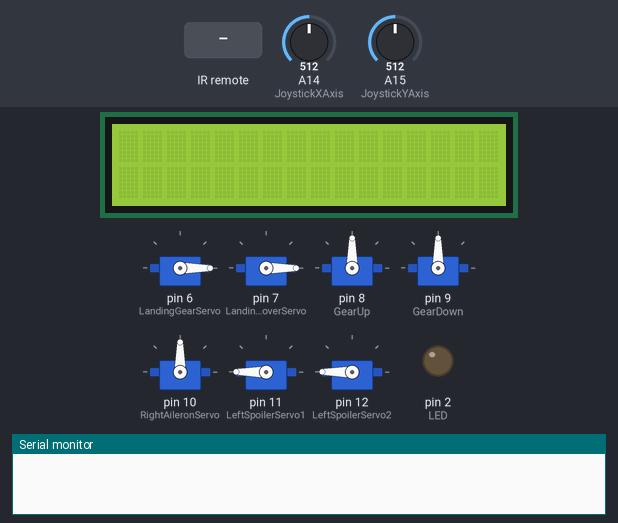
Simulated run of this sketch. Board: Arduino Mega 2560, built with avr-gcc and run on an emulated ATmega2560. Shown: 7 × servo, 16×2 character LCD, output pins drawn as LEDs (lit = HIGH), the last lines printed to the serial monitor. The inputs (shaded band) are chosen by the test bench; at power-on: A14 (JoystickXAxis) = 512, A15 (JoystickYAxis) = 512. Pins used as bus, display or sensor lines are not drawn.

Above: at 1.2 s.
1.3 s: infrared code 0xFF30CF received
At 1.7 s:
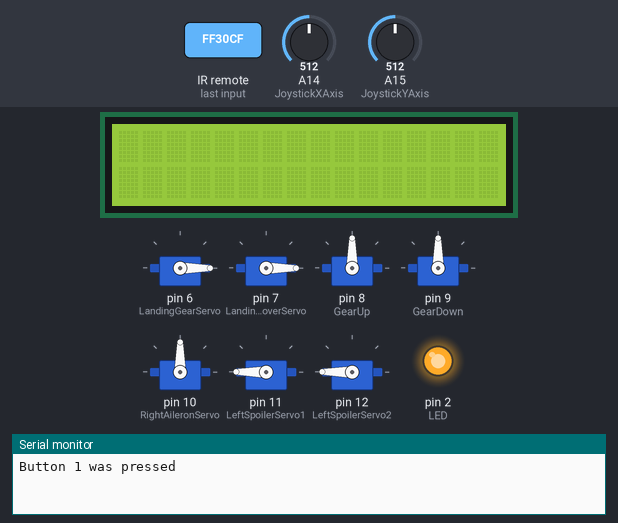
2.8 s: A14 (JoystickXAxis) set to 716
At 4.0 s:
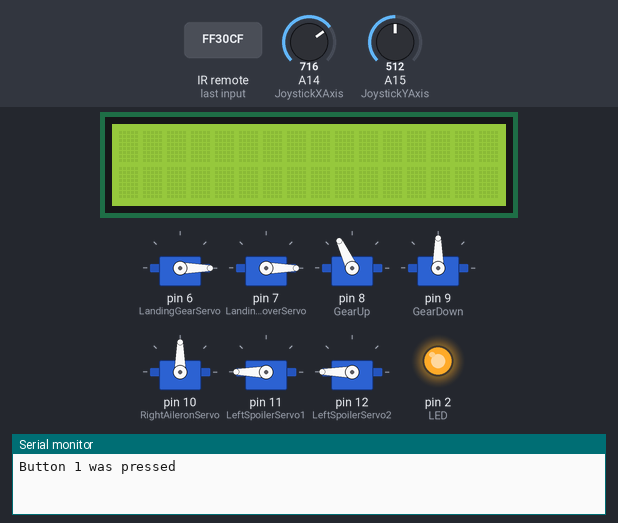
4.3 s: A15 (JoystickYAxis) set to 716
At 5.2 s:
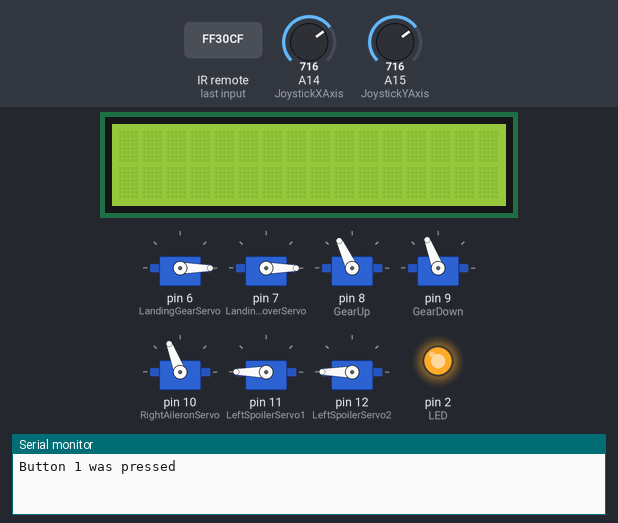
5.8 s: infrared code 0xFF18E7 received
At 8.6 s:
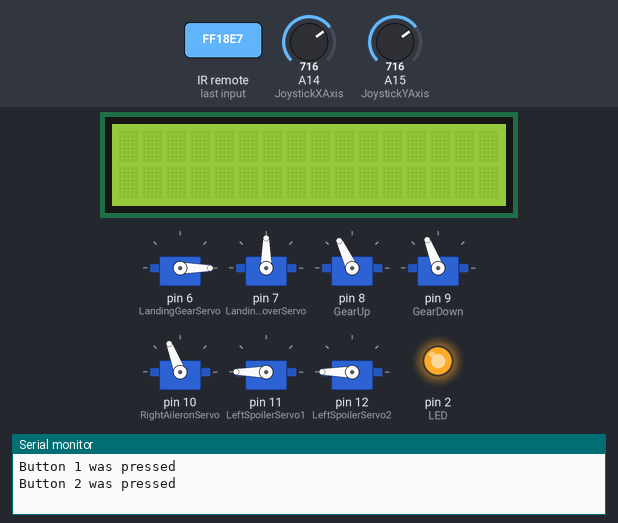
8.8 s: A14 (JoystickXAxis) set to 900
At 9.8 s:
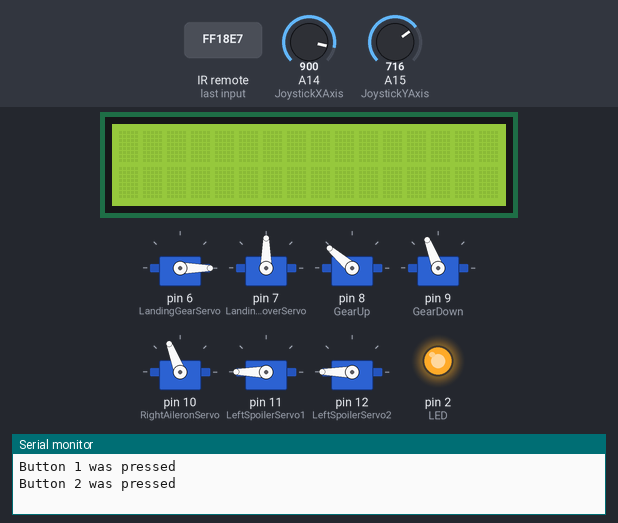
10.3 s: A15 (JoystickYAxis) set to 900
At 11.0 s:
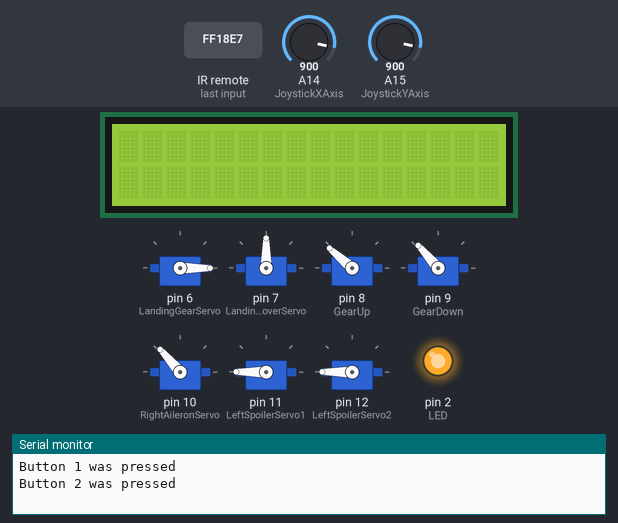
Timing chart, 0 to 12.8 s (numbered marks = the images above; inputs shaded):
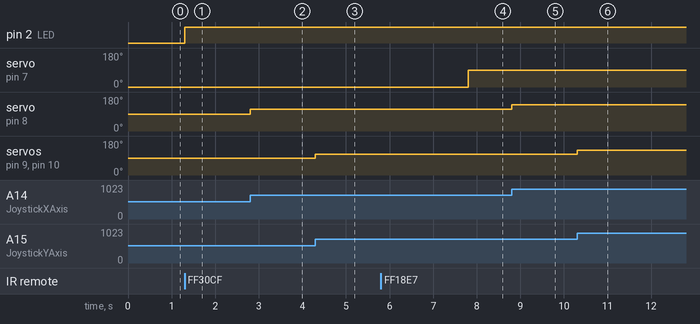

Measured:
- after the input at 1.3 s, pin 2 (LED): LOW → HIGH at once
- after the input at 2.8 s, servo on pin 8 (GearUp): 90° → 115° at once
- after the input at 4.3 s, servo on pin 9 (GearDown), servo on pin 10 (RightAileronServo): 90° → 111° at once
- after the input at 5.8 s, servo on pin 7 (LandingGearCoverServo): 0° → 90° after 2.0 s
- after the input at 8.8 s, servo on pin 8 (GearUp): 115° → 139° at once
- after the input at 10.3 s, servo on pin 9 (GearDown), servo on pin 10 (RightAileronServo): 111° → 131° at once

The sketch:

testbuild13.12.ino
```cpp
//LIBRARIES

#include <IRremote.h>                 //IRremote for the remote
#include <Servo.h>                    //Servo for the servomotors
#include <DHT.h>                      //DHT library for the temperature/humidity sensor
#include <DHT_U.h>
#include <Wire.h>                     //I2C LIBRARY
#include <LiquidCrystal_I2C.h>        //LCD Library

LiquidCrystal_I2C lcd(0x3F,16,2);     //I2C address is 0x3F, the LCD has 2 rows of 16 columns or characters

//FUNCTIONS
void Decoder();
void NavLights();
void LandingGear();
void Elevator();
void Ailerons();
void Spoilers();
void TemperatureHumidity();

//DEFINING IR NUMBERS
#define IR1 16724175  //IR1 is for NavLights
#define IR2 16718055  //IR2 is to toggle the landing gear
#define IR3 16743045  //IR3 is for
#define IR4 16716015
#define IR5 16726215
#define IR6 16734885

//PINS SETUP
const int LED = 2;
const int button = 3;
const int GearUp = 8;
const int GearDown = 9;
const int IRpin = 10;

const int JoystickXAxis = A14;
const int JoystickYAxis = A15;


//millis

unsigned long CurrentMillis = 0;

//LED
int x = 0;

//buttons
int button1 = 0;
int button2 = 0;
int button3 = 0;
int button4 = 0;
int button5 = 0;
int button6 = 0;
int button7 = 0;

//IR
IRrecv irrecv(IRpin);
decode_results results;

//LANDING GEAR
Servo LandingGearServo;
Servo LandingGearCoverServo;

int LandingGearCoverStatus = 0;
unsigned long PreviousGearCoverMillis = 0;
unsigned long GearCoverInterval = 1000;       //interval between cover and the landing gear and vice versa

int LandingGearStatus = 1;

int landing = 0;

//ELEVATOR
Servo ElevatorServo;

int XAxisRaw;
int XAxisMapped;


//AILERONS
Servo LeftAileronServo;
Servo RightAileronServo;

int YAxisRaw;
int YAxisMapped;

//TEMPERATURE AND HUMIDITY

#define DHTPIN 3
#define DHTTYPE DHT11

DHT_Unified dht(DHTPIN, DHTTYPE);
uint32_t delayMS;

//SPOILERS
Servo LeftSpoilerServo1;
Servo LeftSpoilerServo2;

void setup() {
  // put your setup code here, to run once:

  //DEBUG
  Serial.begin(9600);

  //LED
  pinMode(LED, OUTPUT);
  pinMode(button, INPUT_PULLUP);
  //IR
  irrecv.enableIRIn();


  //LANDING GEAR SERVO
  LandingGearServo.attach(6);
  LandingGearCoverServo.attach(7);

  pinMode(GearUp, OUTPUT);
  pinMode(GearDown, OUTPUT);
  LandingGearServo.write(0);
  LandingGearCoverServo.write(0);

  digitalWrite(GearUp, HIGH);
  digitalWrite(GearDown, LOW);

  //ELEVATOR SERVO
  ElevatorServo.attach(8);

  //AILERON SERVOS
  LeftAileronServo.attach(9);
  RightAileronServo.attach(10);

  //LCD
  lcd.init();                           //Initialise the LCD
  lcd.backlight();                      //Switch on the backlight

  //SPOILERS

  LeftSpoilerServo1.attach(11);
  LeftSpoilerServo2.attach(12);
  LeftSpoilerServo1.write(180);
  LeftSpoilerServo2.write(180);

}

void loop() {
  // put your main code here, to run repeatedly:

  CurrentMillis = millis();

  //If there end up being too many functions and the rate at which the MCU processes slows down, perhaps split the latency important functions such as control surfaces to another board?
  //Run two at once?

  //Time sensitive: (Would prefer to be as close to the millis?)
  //To test individually, simply comment out the other functions
  LandingGear();


  Decoder();
  NavLights();
  Elevator();
  Ailerons();
  Spoilers();
  TemperatureHumidity();
}


void Decoder() {

  if (irrecv.decode(&results)) {
    //Serial.println(results.value,DEC);
    if (results.value == IR1) {
      Serial.println("Button 1 was pressed");
      button1 = 1;
    }
    if (results.value == IR2) {
      Serial.println("Button 2 was pressed");
      button2 = 1;
    }
    if (results.value == IR3) {
      Serial.println("Button 3 was pressed");
      button3 = 1;
    }
    if (results.value == IR4) {
      Serial.println("Button 4 was pressed");
      button4 = 1;
    }
    if (results.value == IR5) {
      Serial.println("Button 5 was pressed");
      button5 = 1;
    }
    if (results.value == IR6) {
      Serial.println("Button 6 was pressed");
      button6 = 1;
    }

    irrecv.resume();

  }
}

void NavLights() {
  if (button1 == 1) {

    if (x == 0) {
      digitalWrite(LED, HIGH);
      x = 1;

    }
    else {
      digitalWrite(LED, LOW);
      x = 0;

    }
    //RESET
    button1 = 0;
  }
}

void LandingGear() {

  if (button2 == 1) {
    /*
      Landing Gear is being extended down
      Note: this blob of spaghetti code is in need of some serious refactoring, consider using switch?
      There are 3 parts to the gear landing sequence:

      Gear cover is brought down and some time is given for it to be brought down
      Landing gear cover is brought down and some time is given for it to be brought down
      Gear Cover is brought up and some time is given for it to be brought up

      The reverse happens when the landing gear is brought up:

      Gear cover down, wait
      Landing gear goes up, wait
      Gear cover up, wait

      Perhaps reuse the same gear cover up/down sequence, but manipulate a variable for the position/sequencing of the landing gear.

      Once this is tested, we can move onto doing multiple, such as the nose and the fuselage landing gears.

    */


    switch (LandingGearStatus) {

      case 1:

        LandingGearCoverServo.write(0);
        PreviousGearCoverMillis = CurrentMillis;
        LandingGearStatus = 2;

        break;

      case 2:

        if (CurrentMillis - PreviousGearCoverMillis >= GearCoverInterval) {


          if (landing == 0) {

            LandingGearServo.write(0);
            landing = 1;

          }
          else {

            LandingGearServo.write(90);
            landing = 0;

          }

          PreviousGearCoverMillis = CurrentMillis;
          LandingGearStatus = 3;

        }

        break;

      case 3:

        if (CurrentMillis - PreviousGearCoverMillis >= GearCoverInterval) {

          LandingGearCoverServo.write(90);
          button2 = 0;
          LandingGearStatus = 1;

        }


        break;
    }


    /*

      if (landing == 0) {

      if (LandingGearCoverStatus == 0) {

        LandingGearCoverServo.write(0);             //Landing gear cover is being brought down
        PreviousGearCoverMillis = CurrentMillis;    //start the timer
        LandingGearCoverStatus = 1;

      }
      else {

        if (CurrentMillis - PreviousGearCoverMillis >= GearCoverInterval) {


        }
        //insert timer code here, TBD

        LandingGearServo.write(63);             //Landing gear is brought down
        landing = 1;
        digitalWrite(GearUp, LOW);
        digitalWrite(GearDown, HIGH);

        //insert timer code here, TBD

        LandingGearCoverServo.write(90);        //Landing gear cover is being brought up once the landing gear has been deployed

        //reset the button
        button2 = 0;

      }


      }


      //Landing Gear is being retracted up
      else {

      LandingGearCoverServo.write(0);        //Landing gear cover is being brought down

      //insert timer code here, TBD
      LandingGearServo.write(153);            //Landing gear is brought down
      landing = 0;
      digitalWrite(GearUp, HIGH);
      digitalWrite(GearDown, LOW);

      //insert timer code here, TBD

      LandingGearCoverServo.write(90);        //Landing gear cover is being brought up once the landing gear has been retracted


      //reset the button
      button2 = 0;

      }

    */
  }

}

void Elevator (void) {

  XAxisRaw = analogRead(JoystickXAxis);
  XAxisMapped = map(XAxisRaw, 0 , 1023, 25, 155);

  ElevatorServo.write(XAxisMapped);

}

void Ailerons (void) {

  YAxisRaw = analogRead(JoystickYAxis);
  YAxisMapped = map(YAxisRaw, 0, 1023, 35, 145);

  LeftAileronServo.write(YAxisMapped);
  RightAileronServo.write(YAxisMapped);

}

void Spoilers (void){

  //if(Condition or button here){
    //LeftSpoilerServo
  //}

}

void TemperatureHumidity (void){

}


/*
    What we can do:
    Flaps
    Slats
    Turbofans
    Noah DHT11 sensor, heat or humidity
    Engine fire extinguishing system

    LCD systems display
    Ultrasonic distance sensor, anti-collision system

    Military shit:
    Mid air refueling


*/
```
